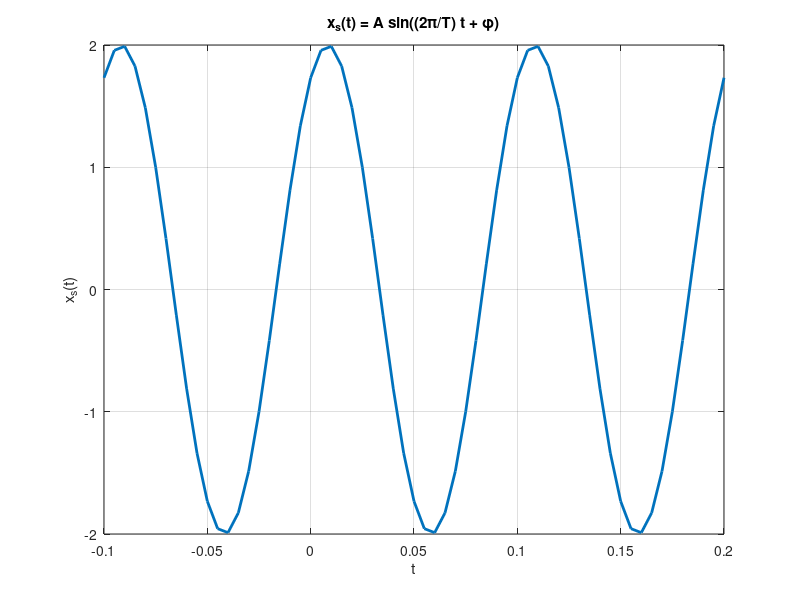
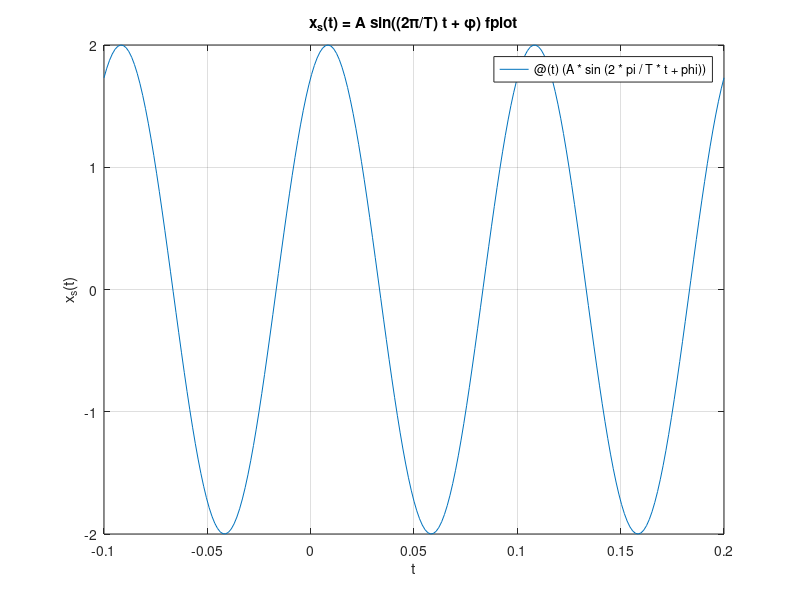

The MATLAB source for these figures, in order:
A = 2; T = 1/10; phi = pi/3;
t1 = -0.1; tstep = 0.005; t2 = 0.2;
t = t1:tstep:t2;
xs = A*sin(2*pi/T*t + phi);
figure;
plot(t, xs, 'LineWidth', 2); grid;
xlabel('t'); ylabel('x_s(t)');
title('x_s(t) = A sin((2\pi/T) t + \phi)');

xs = @(t)(A*sin(2*pi/T*t + phi));
t = [t1, t2];
figure;
fplot(xs, t); grid;
xlabel('t'); ylabel('x_s(t)');
title('x_s(t) = A sin((2\pi/T) t + \phi) fplot');